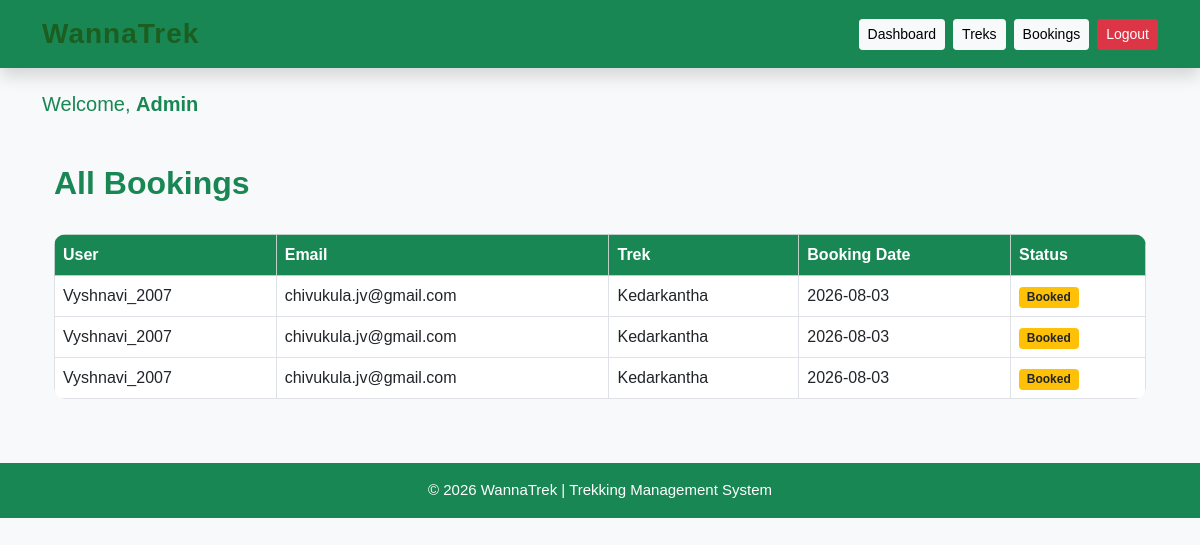
The page /admin/bookings (signed in) on the database its author committed.
### applications/models.py (models this page shows, shortened)
class Booking(db.Model):
    __tablename__ = "bookings"
    id = db.Column(db.Integer, primary_key=True)
    user_id = db.Column(db.Integer, db.ForeignKey("users.id"), nullable=False)
    trek_id = db.Column(db.Integer, db.ForeignKey("treks.id"), nullable=False)
    booking_date = db.Column(db.Date, nullable=False)
    status = db.Column(db.String(20), default="Booked")
    user = db.relationship("User", backref="bookings")
    trek = db.relationship("Trek", backref="bookings")

class User(db.Model):
    __tablename__ = "users"
    id = db.Column(db.Integer, primary_key=True)
    username = db.Column(db.String(100), nullable=False)
    email = db.Column(db.String(120), unique=True, nullable=False)
    password = db.Column(db.String(255), nullable=False)
    role = db.Column(db.String(20), nullable=False)
    active = db.Column(db.Boolean, default=True)
    approved = db.Column(db.Boolean, default=False)

class Trek(db.Model):
    __tablename__ = "treks"
    id = db.Column(db.Integer, primary_key=True)
    name = db.Column(db.String(100), nullable=False)
    location = db.Column(db.String(100), nullable=False)
    difficulty = db.Column(db.String(20), nullable=False)
    date = db.Column(db.Date, nullable=False)
    slots = db.Column(db.Integer, nullable=False)
    status = db.Column(db.String(20), default="Open")
    assigned_staff_id = db.Column(db.Integer, db.ForeignKey("users.id"))
    assigned_staff = db.relationship("User", backref="assigned_treks")

### applications/routes/dashboard.py (the view)
@dashboard.route("/admin/bookings")
def manage_bookings():
    if "user_id" not in session:
        return redirect(url_for("auth.login"))
    if session["role"] != "admin":
        return "Access Denied"
    bookings = Booking.query.all()
    return render_template(
        "manage_bookings.html",
        bookings=bookings
    )

### applications/templates/manage_bookings.html (shortened to what this page needs)
{% extends "base.html" %}
{% block content %}
<div class="container mt-5">
    <div class="d-flex justify-content-between align-items-center mb-4">
        <h2 class="fw-bold text-success">
            All Bookings
        </h2>
    </div>
    {% if bookings %}
    <div class="table-responsive">
        <table class="table table-bordered table-hover align-middle">
            <thead class="table-success">
                <tr>
                    <th>User</th>
                    <th>Email</th>
                    <th>Trek</th>
                    <th>Booking Date</th>
                    <th>Status</th>
                </tr>
            </thead>
            <tbody>
                {% for booking in bookings %}
                <tr>
                    <td>{{ booking.user.username }}</td>
                    <td>{{ booking.user.email }}</td>
                    <td>{{ booking.trek.name }}</td>
                    <td>{{ booking.booking_date }}</td>
                    <td>
                        {% if booking.status == "Confirmed" %}
                            <span class="badge bg-success">
                                Confirmed
                            </span>
                        {% elif booking.status == "Cancelled" %}
                            <span class="badge bg-danger">
                                Cancelled
                            </span>
                        {% else %}
                            <span class="badge bg-warning text-dark">
                                {{ booking.status }}
                            </span>
                        {% endif %}
                    </td>
                </tr>
                {% endfor %}
            </tbody>
        </table>
    </div>
    {% else %}
    <div class="alert alert-info">
        No bookings found.
    </div>
    {% endif %}
</div>
{% endblock %}

### applications/templates/base.html (shortened to what this page needs)
<!DOCTYPE html>
<html lang="en">
<head>
    <link href="https://cdn.jsdelivr.net/npm/bootstrap@5.0.2/dist/css/bootstrap.min.css"
          rel="stylesheet">
    <link rel="stylesheet"
          href="{{ url_for('static', filename='css/style.css') }}">
</head>
<body class="bg-light">
<nav class="navbar navbar-expand-lg navbar-dark bg-success shadow">
    <div class="container">
        <a class="navbar-brand fw-bold fs-3"
           href="{{ url_for('home') }}">
            WannaTrek
        </a>
        <div class="collapse navbar-collapse"
             id="navbarNav">
            <ul class="navbar-nav ms-auto">
                {% if session.get("role")=="admin" %}
                <li class="nav-item me-2">
                    <a class="btn btn-light btn-sm"
                       href="{{ url_for('dashboard.admin_dashboard') }}">
                        Dashboard
                    </a>
                </li>
                <li class="nav-item me-2">
                    <a class="btn btn-light btn-sm"
                       href="{{ url_for('dashboard.manage_treks') }}">
                        Treks
                    </a>
                </li>
                <li class="nav-item me-2">
                    <a class="btn btn-light btn-sm"
                       href="{{ url_for('dashboard.manage_bookings') }}">
                        Bookings
                    </a>
                </li>
                <li class="nav-item">
                    <a class="btn btn-danger btn-sm"
                       href="{{ url_for('auth.logout') }}">
                        Logout
                    </a>
                </li>
                {% endif %}
            </ul>
        </div>
    </div>
</nav>
<div class="container mt-4">
    {% if session.get("role") %}
    <div class="mb-3">
        <h5 class="text-success">
            Welcome,
            <strong>{{ session.get("role").capitalize() }}</strong>
        </h5>
    </div>
    {% endif %}
    {% block content %}
    {% endblock %}
</div>
<footer class="bg-success text-white text-center mt-5 py-3">
    <p class="mb-0">
        © 2026 WannaTrek | Trekking Management System
    </p>
</footer>
</body>
</html>

### applications/static/css/style.css (style rules this page uses)
body { font-family: Arial, Helvetica, sans-serif; margin: 0; background-color: #f5f5f5; color: #333; }
.navbar { padding-top: 8px; padding-bottom: 8px; box-shadow: 0 2px 10px rgba(0,0,0,0.15); }
.navbar-brand { font-size: 30px; font-weight: bold; color: #1B5E20 !important; letter-spacing: 1px; }
.btn { transition: all .3s ease; }
.table { background: white; border-radius: 12px; overflow: hidden; }
.table th { background: #198754; color: white; }
footer { margin-top: 60px; font-size: 15px; }

### rows shown on the page
Booking: user.username "Vyshnavi_2007", user.email "chivukula.jv@gmail.com", trek.name "Kedarkantha", booking_date "2026-08-03", status "Booked"
Booking: user.username "Vyshnavi_2007", user.email "chivukula.jv@gmail.com", trek.name "Kedarkantha", booking_date "2026-08-03", status "Booked"
Booking: user.username "Vyshnavi_2007", user.email "chivukula.jv@gmail.com", trek.name "Kedarkantha", booking_date "2026-08-03", status "Booked"

### other values the page prints
{{ session.get("role").capitalize() }} "Admin"
